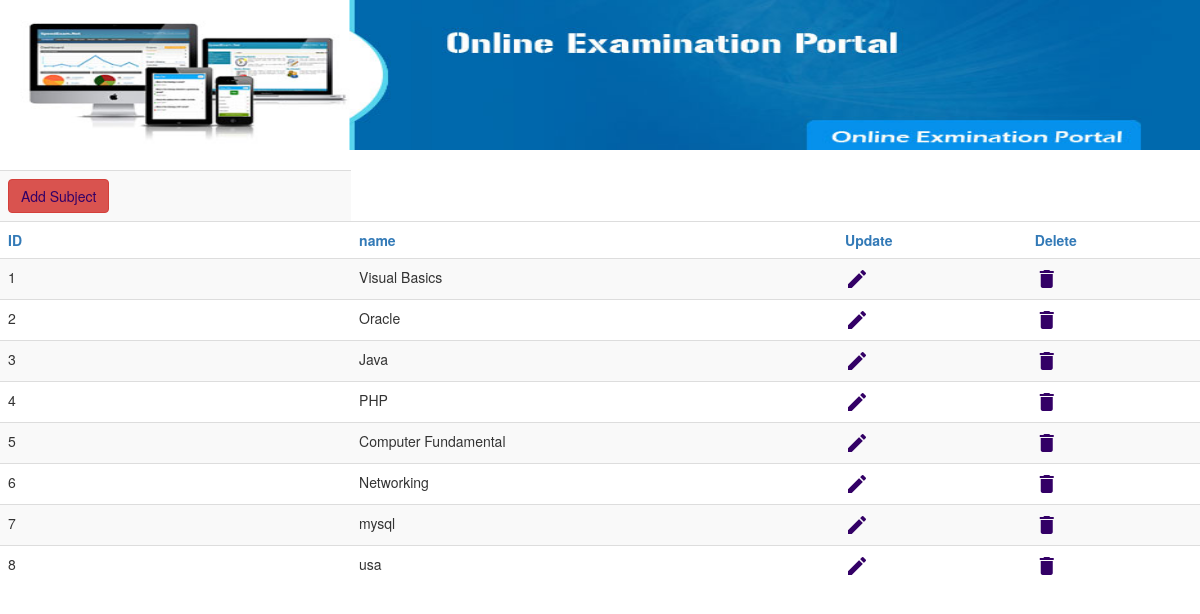
Screenshot of /admin/viewsub.php with the database file from the repository.
### tables this page shows
CREATE TABLE `mst_subject` (
  `sub_id` int(5) NOT NULL,
  `sub_name` varchar(25) DEFAULT NULL
);

### admin/viewsub.php (the view, shortened to what this page needs)
<!DOCTYPE HTML PUBLIC "-//W3C//DTD HTML 4.01 Transitional//EN" "http://www.w3.org/TR/html4/loose.dtd">
<html>
<head>
<link href="../quiz.css" rel="stylesheet" type="text/css">
<link href="quiz.css" rel="stylesheet" type="text/css">
<link rel="stylesheet" href="css/bootstrap.min.css"/>
</head>
<body>
<?php
include("header.php");
include("../database.php");
$sql=mysqli_query($con,"select * from mst_subject");
	echo "<table class='table table-striped'>";
	echo "<tr><th><a class='btn btn-danger' href='subadd.php'>Add Subject</a></th></tr>";
	echo "<tr><th class='text-primary'>ID</th><th class='text-primary'>name</th>
	<th class='text-primary'>Update</th>
	<th class='text-primary'>Delete</th></tR>";
	while($result=mysqli_fetch_assoc($sql))
	{
$id=$result['sub_id'];
	echo "<tr>";
	echo "<td>".$result['sub_id']. "</td>";
	echo "<td>".$result['sub_name']."</td>";
	echo "<td><a href='subupdate.php?sub_id=$id'><i class='material-icons'>&#xe3c9;</i></a></td>";
	echo "<td><a href='subdelete.php?sub_id=$id'><i class='material-icons'>&#xe872;</i></span></a></td>";
	echo "</tr>";
	}
	echo "</table>";
?>
</body>
</html>

### quiz.css (style rules this page uses)
body { margin-left: 0px; margin-top: 0px; }
a:link { color: #330066; text-decoration: none; }

### rows the page displays
mst_subject: sub_id "1", sub_name "Visual Basics"
mst_subject: sub_id "2", sub_name "Oracle"
mst_subject: sub_id "3", sub_name "Java"
mst_subject: sub_id "4", sub_name "PHP"
mst_subject: sub_id "5", sub_name "Computer Fundamental"
mst_subject: sub_id "6", sub_name "Networking"
mst_subject: sub_id "7", sub_name "mysql"
mst_subject: sub_id "8", sub_name "usa"
